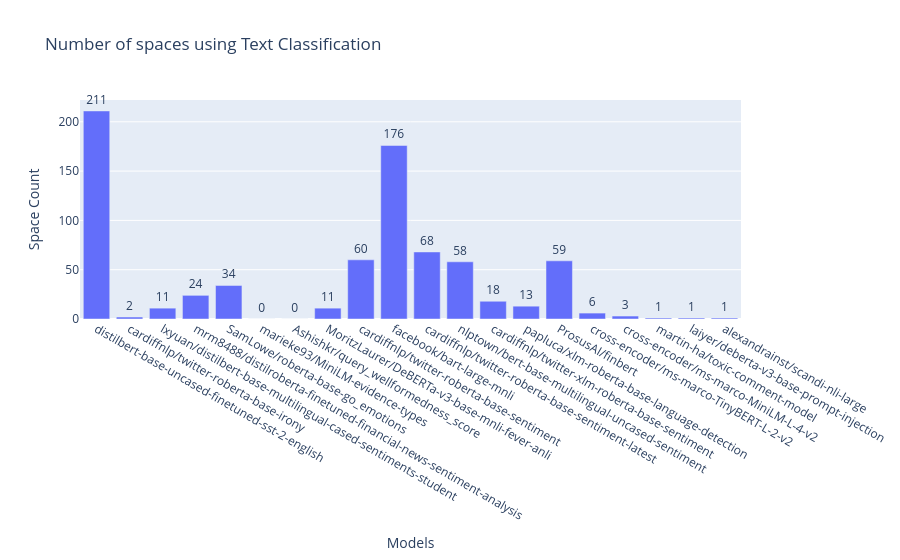

This figure's notebook cell:
### Markdown cell above
#### Display a bar chart to show the number of spaces for each "Text Classfication" model

### Code cell
# convert dict for plotting the bar chart

cla_space_count = {
    "model": [],
    "count": []
}

for m, s in cla_spaces.items():
    cla_space_count["model"].append(m)
    cla_space_count["count"].append(len(s))

# from left to right, the number of downloads is decreasing, as order is preserved

fig = px.bar(
    x=cla_space_count["model"], y=cla_space_count["count"], text_auto=True,
    labels={"x": "Models", "y": "Space Count"},
    title="Number of spaces using Text Classification", height=600
)
fig.update_traces(textfont_size=12, textangle=0, textposition="outside", cliponaxis=False)
fig.show()

### Figure 1 — Plotly figure (JSON) as saved in the notebook; plotly's stock layout.template omitted (floating-point values rounded to 4 significant figures)
{"data": [{"alignmentgroup": "True", "cliponaxis": false, "hovertemplate": "Models=%{x}<br>Space Count=%{y}<extra></extra>", "legendgroup": "", "marker": {"color": "#636efa", "pattern": {"shape": ""}}, "name": "", "offsetgroup": "", "orientation": "v", "showlegend": false, "textangle": 0, "textfont": {"size": 12}, "textposition": "outside", "texttemplate": "%{y}", "type": "bar", "x": ["distilbert-base-uncased-finetuned-sst-2-english", "cardiffnlp/twitter-roberta-base-irony", "lxyuan/distilbert-base-multilingual-cased-sentiments-student", "mrm8488/distilroberta-finetuned-financial-news-sentiment-analysis", "SamLowe/roberta-base-go_emotions", "marieke93/MiniLM-evidence-types", "Ashishkr/query_wellformedness_score", "MoritzLaurer/DeBERTa-v3-base-mnli-fever-anli", "cardiffnlp/twitter-roberta-base-sentiment", "facebook/bart-large-mnli", "cardiffnlp/twitter-roberta-base-sentiment-latest", "nlptown/bert-base-multilingual-uncased-sentiment", "cardiffnlp/twitter-xlm-roberta-base-sentiment", "papluca/xlm-roberta-base-language-detection", "ProsusAI/finbert", "cross-encoder/ms-marco-TinyBERT-L-2-v2", "cross-encoder/ms-marco-MiniLM-L-4-v2", "martin-ha/toxic-comment-model", "laiyer/deberta-v3-base-prompt-injection", "alexandrainst/scandi-nli-large"], "xaxis": "x", "y": [211, 2, 11, 24, 34, 0, 0, 11, 60, 176, 68, 58, 18, 13, 59, 6, 3, 1, 1, 1], "yaxis": "y"}], "layout": {"autosize": true, "barmode": "relative", "legend": {"tracegroupgap": 0}, "title": {"text": "Number of spaces using Text Classification"}, "xaxis": {"anchor": "y", "autorange": true, "domain": [0, 1], "range": [-0.5, 19.5], "title": {"text": "Models"}, "type": "category"}, "yaxis": {"anchor": "x", "autorange": true, "domain": [0, 1], "range": [0, 222.1], "title": {"text": "Space Count"}, "type": "linear"}}}
